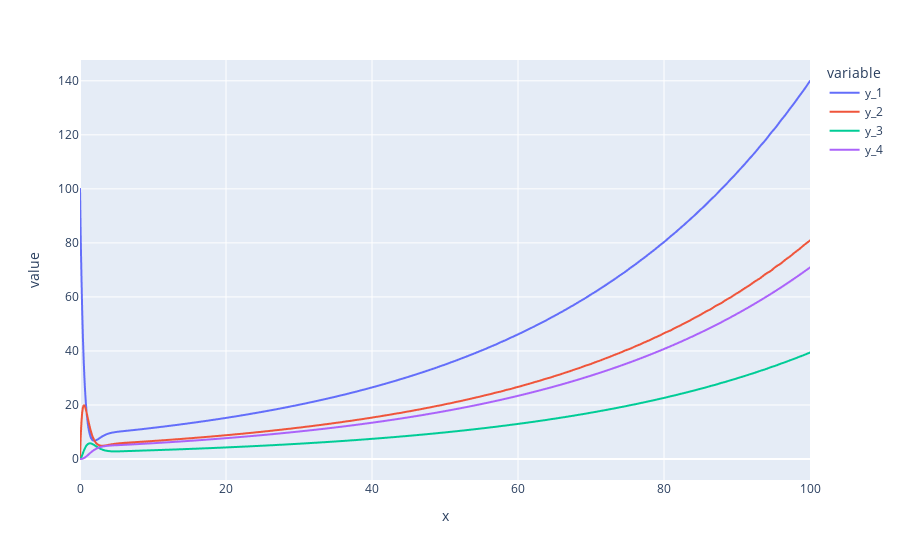

Notebook source saved alongside this figure:
### Markdown cell above
Finally, plot the simulation.

### Code cell
import plotly.express as px

fig = px.line(data_frame=df, x=t, y=[f"y_{i+1}" for i in range(len(y0))])
fig.show()

### Figure 1 — Plotly figure (JSON) as saved in the notebook; plotly's stock layout.template omitted (floating-point values rounded to 4 significant figures; data arrays with more than 128 entries replaced by an {"elided": "..."} marker saying what was removed)
{"data": [{"hovertemplate": "variable=y_1<br>x=%{x}<br>value=%{y}<extra></extra>", "legendgroup": "y_1", "line": {"color": "#636efa", "dash": "solid"}, "marker": {"symbol": "circle"}, "mode": "lines", "name": "y_1", "showlegend": true, "type": "scattergl", "x": {"elided": "1001 float values"}, "xaxis": "x", "y": {"elided": "1001 float values"}, "yaxis": "y"}, {"hovertemplate": "variable=y_2<br>x=%{x}<br>value=%{y}<extra></extra>", "legendgroup": "y_2", "line": {"color": "#EF553B", "dash": "solid"}, "marker": {"symbol": "circle"}, "mode": "lines", "name": "y_2", "showlegend": true, "type": "scattergl", "x": {"elided": "1001 float values"}, "xaxis": "x", "y": {"elided": "1001 float values"}, "yaxis": "y"}, {"hovertemplate": "variable=y_3<br>x=%{x}<br>value=%{y}<extra></extra>", "legendgroup": "y_3", "line": {"color": "#00cc96", "dash": "solid"}, "marker": {"symbol": "circle"}, "mode": "lines", "name": "y_3", "showlegend": true, "type": "scattergl", "x": {"elided": "1001 float values"}, "xaxis": "x", "y": {"elided": "1001 float values"}, "yaxis": "y"}, {"hovertemplate": "variable=y_4<br>x=%{x}<br>value=%{y}<extra></extra>", "legendgroup": "y_4", "line": {"color": "#ab63fa", "dash": "solid"}, "marker": {"symbol": "circle"}, "mode": "lines", "name": "y_4", "showlegend": true, "type": "scattergl", "x": {"elided": "1001 float values"}, "xaxis": "x", "y": {"elided": "1001 float values"}, "yaxis": "y"}], "layout": {"legend": {"title": {"text": "variable"}, "tracegroupgap": 0}, "margin": {"t": 60}, "xaxis": {"anchor": "y", "domain": [0, 1], "title": {"text": "x"}}, "yaxis": {"anchor": "x", "domain": [0, 1], "title": {"text": "value"}}}}
